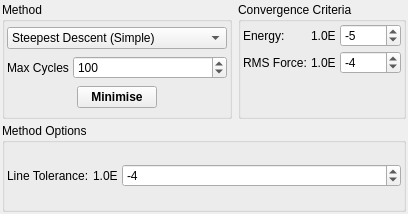
<ui version="4.0">
 <class>MinimiserDialog</class>
 <widget class="QDialog" name="MinimiserDialog">
  <property name="geometry">
   <rect>
    <x>0</x>
    <y>0</y>
    <width>408</width>
    <height>214</height>
   </rect>
  </property>
  <property name="windowTitle">
   <string>Minimiser</string>
  </property>
  <property name="windowIcon">
   <iconset resource="icons.qrc">
    <normaloff>:/stackicons/icons/stack_minimiser.svg</normaloff>:/stackicons/icons/stack_minimiser.svg</iconset>
  </property>
  <layout class="QVBoxLayout">
   <property name="spacing">
    <number>4</number>
   </property>
   <property name="margin">
    <number>2</number>
   </property>
   <item>
    <layout class="QHBoxLayout">
     <property name="spacing">
      <number>6</number>
     </property>
     <property name="margin">
      <number>0</number>
     </property>
     <item>
      <widget class="QGroupBox" name="groupBox">
       <property name="sizePolicy">
        <sizepolicy hsizetype="Minimum" vsizetype="Minimum">
         <horstretch>0</horstretch>
         <verstretch>0</verstretch>
        </sizepolicy>
       </property>
       <property name="title">
        <string>Method</string>
       </property>
       <layout class="QVBoxLayout">
        <property name="spacing">
         <number>4</number>
        </property>
        <property name="margin">
         <number>2</number>
        </property>
        <item>
         <widget class="QComboBox" name="MinimiserMethodCombo">
          <property name="sizePolicy">
           <sizepolicy hsizetype="Expanding" vsizetype="Fixed">
            <horstretch>0</horstretch>
            <verstretch>0</verstretch>
           </sizepolicy>
          </property>
          <item>
           <property name="text">
            <string>Steepest Descent (Simple)</string>
           </property>
          </item>
          <item>
           <property name="text">
            <string>Steepest Descent (Line Minimised)</string>
           </property>
          </item>
          <item>
           <property name="text">
            <string>Conjugate Gradient</string>
           </property>
          </item>
          <item>
           <property name="text">
            <string>Monte Carlo (Molecular)</string>
           </property>
          </item>
         </widget>
        </item>
        <item>
         <layout class="QHBoxLayout">
          <property name="spacing">
           <number>4</number>
          </property>
          <property name="margin">
           <number>0</number>
          </property>
          <item>
           <widget class="QLabel" name="label_46">
            <property name="text">
             <string>Max Cycles</string>
            </property>
           </widget>
          </item>
          <item>
           <widget class="QSpinBox" name="MinimiseCyclesSpin">
            <property name="sizePolicy">
             <sizepolicy hsizetype="Expanding" vsizetype="Fixed">
              <horstretch>0</horstretch>
              <verstretch>0</verstretch>
             </sizepolicy>
            </property>
            <property name="minimum">
             <number>1</number>
            </property>
            <property name="maximum">
             <number>10000</number>
            </property>
            <property name="singleStep">
             <number>2</number>
            </property>
            <property name="value">
             <number>100</number>
            </property>
           </widget>
          </item>
         </layout>
        </item>
        <item>
         <layout class="QHBoxLayout">
          <property name="spacing">
           <number>4</number>
          </property>
          <property name="margin">
           <number>0</number>
          </property>
          <item>
           <spacer>
            <property name="orientation">
             <enum>Qt::Horizontal</enum>
            </property>
            <property name="sizeHint" stdset="0">
             <size>
              <width>21</width>
              <height>20</height>
             </size>
            </property>
           </spacer>
          </item>
          <item>
           <widget class="QPushButton" name="MinimiseButton">
            <property name="font">
             <font>
              <weight>75</weight>
              <bold>true</bold>
             </font>
            </property>
            <property name="text">
             <string>Minimise</string>
            </property>
            <property name="autoDefault">
             <bool>false</bool>
            </property>
           </widget>
          </item>
          <item>
           <spacer>
            <property name="orientation">
             <enum>Qt::Horizontal</enum>
            </property>
            <property name="sizeHint" stdset="0">
             <size>
              <width>21</width>
              <height>20</height>
             </size>
            </property>
           </spacer>
          </item>
         </layout>
        </item>
       </layout>
      </widget>
     </item>
     <item>
      <widget class="QGroupBox" name="ConvergenceGroup">
       <property name="sizePolicy">
        <sizepolicy hsizetype="Expanding" vsizetype="Minimum">
         <horstretch>0</horstretch>
         <verstretch>0</verstretch>
        </sizepolicy>
       </property>
       <property name="title">
        <string>Convergence Criteria</string>
       </property>
       <layout class="QGridLayout">
        <property name="margin">
         <number>2</number>
        </property>
        <property name="spacing">
         <number>4</number>
        </property>
        <item row="0" column="2">
         <widget class="QSpinBox" name="EnergyConvergeSpin">
          <property name="sizePolicy">
           <sizepolicy hsizetype="Expanding" vsizetype="Fixed">
            <horstretch>0</horstretch>
            <verstretch>0</verstretch>
           </sizepolicy>
          </property>
          <property name="minimum">
           <number>-10</number>
          </property>
          <property name="maximum">
           <number>1</number>
          </property>
          <property name="value">
           <number>-5</number>
          </property>
         </widget>
        </item>
        <item row="1" column="2">
         <widget class="QSpinBox" name="ForceConvergeSpin">
          <property name="enabled">
           <bool>true</bool>
          </property>
          <property name="sizePolicy">
           <sizepolicy hsizetype="Expanding" vsizetype="Fixed">
            <horstretch>0</horstretch>
            <verstretch>0</verstretch>
           </sizepolicy>
          </property>
          <property name="minimum">
           <number>-10</number>
          </property>
          <property name="maximum">
           <number>1</number>
          </property>
          <property name="value">
           <number>-4</number>
          </property>
         </widget>
        </item>
        <item row="0" column="1">
         <widget class="QLabel" name="label_26">
          <property name="sizePolicy">
           <sizepolicy hsizetype="Minimum" vsizetype="Preferred">
            <horstretch>0</horstretch>
            <verstretch>0</verstretch>
           </sizepolicy>
          </property>
          <property name="text">
           <string>1.0E</string>
          </property>
         </widget>
        </item>
        <item row="0" column="0">
         <widget class="QLabel" name="label_9">
          <property name="sizePolicy">
           <sizepolicy hsizetype="Minimum" vsizetype="Preferred">
            <horstretch>0</horstretch>
            <verstretch>0</verstretch>
           </sizepolicy>
          </property>
          <property name="text">
           <string>Energy:</string>
          </property>
         </widget>
        </item>
        <item row="1" column="1">
         <widget class="QLabel" name="label_45">
          <property name="sizePolicy">
           <sizepolicy hsizetype="Minimum" vsizetype="Preferred">
            <horstretch>0</horstretch>
            <verstretch>0</verstretch>
           </sizepolicy>
          </property>
          <property name="text">
           <string>1.0E</string>
          </property>
         </widget>
        </item>
        <item row="1" column="0">
         <widget class="QLabel" name="label_10">
          <property name="sizePolicy">
           <sizepolicy hsizetype="Minimum" vsizetype="Preferred">
            <horstretch>0</horstretch>
            <verstretch>0</verstretch>
           </sizepolicy>
          </property>
          <property name="text">
           <string>RMS Force:</string>
          </property>
         </widget>
        </item>
        <item row="2" column="1">
         <spacer>
          <property name="orientation">
           <enum>Qt::Vertical</enum>
          </property>
          <property name="sizeHint" stdset="0">
           <size>
            <width>20</width>
            <height>40</height>
           </size>
          </property>
         </spacer>
        </item>
       </layout>
      </widget>
     </item>
    </layout>
   </item>
   <item>
    <widget class="QGroupBox" name="MethodOptionsGroup">
     <property name="sizePolicy">
      <sizepolicy hsizetype="Minimum" vsizetype="Minimum">
       <horstretch>0</horstretch>
       <verstretch>0</verstretch>
      </sizepolicy>
     </property>
     <property name="title">
      <string>Method Options</string>
     </property>
     <layout class="QVBoxLayout">
      <property name="spacing">
       <number>4</number>
      </property>
      <property name="margin">
       <number>2</number>
      </property>
      <item>
       <widget class="QStackedWidget" name="MethodOptionsStack">
        <property name="sizePolicy">
         <sizepolicy hsizetype="Expanding" vsizetype="Minimum">
          <horstretch>0</horstretch>
          <verstretch>0</verstretch>
         </sizepolicy>
        </property>
        <property name="currentIndex">
         <number>1</number>
        </property>
        <widget class="QWidget" name="MinimiseSDPage">
         <layout class="QHBoxLayout">
          <property name="spacing">
           <number>4</number>
          </property>
          <property name="margin">
           <number>0</number>
          </property>
          <item>
           <layout class="QHBoxLayout">
            <property name="spacing">
             <number>4</number>
            </property>
            <property name="margin">
             <number>0</number>
            </property>
            <item>
             <widget class="QLabel" name="label_20">
              <property name="sizePolicy">
               <sizepolicy hsizetype="Minimum" vsizetype="Preferred">
                <horstretch>0</horstretch>
                <verstretch>0</verstretch>
               </sizepolicy>
              </property>
              <property name="text">
               <string>Line Tolerance:</string>
              </property>
             </widget>
            </item>
            <item>
             <widget class="QLabel" name="label_21">
              <property name="sizePolicy">
               <sizepolicy hsizetype="Minimum" vsizetype="Preferred">
                <horstretch>0</horstretch>
                <verstretch>0</verstretch>
               </sizepolicy>
              </property>
              <property name="text">
               <string>1.0E</string>
              </property>
             </widget>
            </item>
            <item>
             <widget class="QSpinBox" name="SDLineToleranceSpin">
              <property name="sizePolicy">
               <sizepolicy hsizetype="Expanding" vsizetype="Fixed">
                <horstretch>0</horstretch>
                <verstretch>0</verstretch>
               </sizepolicy>
              </property>
              <property name="minimum">
               <number>-10</number>
              </property>
              <property name="maximum">
               <number>-1</number>
              </property>
              <property name="value">
               <number>-4</number>
              </property>
             </widget>
            </item>
           </layout>
          </item>
         </layout>
        </widget>
        <widget class="QWidget" name="MethodCGOptionsPage">
         <layout class="QVBoxLayout">
          <property name="spacing">
           <number>4</number>
          </property>
          <property name="margin">
           <number>0</number>
          </property>
          <item>
           <layout class="QHBoxLayout">
            <property name="spacing">
             <number>4</number>
            </property>
            <property name="margin">
             <number>0</number>
            </property>
            <item>
             <widget class="QLabel" name="label_47">
              <property name="sizePolicy">
               <sizepolicy hsizetype="Minimum" vsizetype="Preferred">
                <horstretch>0</horstretch>
                <verstretch>0</verstretch>
               </sizepolicy>
              </property>
              <property name="text">
               <string>Line Tolerance:</string>
              </property>
             </widget>
            </item>
            <item>
             <widget class="QLabel" name="label_48">
              <property name="sizePolicy">
               <sizepolicy hsizetype="Minimum" vsizetype="Preferred">
                <horstretch>0</horstretch>
                <verstretch>0</verstretch>
               </sizepolicy>
              </property>
              <property name="text">
               <string>1.0E</string>
              </property>
             </widget>
            </item>
            <item>
             <widget class="QSpinBox" name="CGLineToleranceSpin">
              <property name="sizePolicy">
               <sizepolicy hsizetype="Expanding" vsizetype="Fixed">
                <horstretch>0</horstretch>
                <verstretch>0</verstretch>
               </sizepolicy>
              </property>
              <property name="minimum">
               <number>-10</number>
              </property>
              <property name="maximum">
               <number>-1</number>
              </property>
              <property name="value">
               <number>-4</number>
              </property>
             </widget>
            </item>
           </layout>
          </item>
         </layout>
        </widget>
        <widget class="QWidget" name="MethodMCOptionsPage"/>
        <widget class="QWidget" name="MethodSimplexOptionsPage"/>
       </widget>
      </item>
     </layout>
    </widget>
   </item>
  </layout>
 </widget>
 <tabstops>
  <tabstop>MinimiserMethodCombo</tabstop>
  <tabstop>MinimiseCyclesSpin</tabstop>
  <tabstop>MinimiseButton</tabstop>
  <tabstop>EnergyConvergeSpin</tabstop>
  <tabstop>ForceConvergeSpin</tabstop>
  <tabstop>SDLineToleranceSpin</tabstop>
  <tabstop>CGLineToleranceSpin</tabstop>
 </tabstops>
 <resources>
  <include location="icons.qrc"/>
 </resources>
 <connections/>
</ui>
